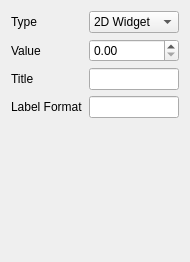
<?xml version="1.0" encoding="UTF-8"?>
<ui version="4.0">
 <class>SliderWidgetConfig</class>
 <widget class="QWidget" name="SliderWidgetConfig">
  <property name="geometry">
   <rect>
    <x>0</x>
    <y>0</y>
    <width>190</width>
    <height>262</height>
   </rect>
  </property>
  <property name="windowTitle">
   <string>Form</string>
  </property>
  <layout class="QGridLayout" name="gridLayout_2">
   <item row="0" column="0">
    <layout class="QGridLayout" name="gridLayout">
     <item row="2" column="1">
      <widget class="QLineEdit" name="titleEdit"/>
     </item>
     <item row="2" column="0">
      <widget class="QLabel" name="label_3">
       <property name="text">
        <string>Title</string>
       </property>
      </widget>
     </item>
     <item row="0" column="1">
      <widget class="QComboBox" name="typeCombo">
       <item>
        <property name="text">
         <string>2D Widget</string>
        </property>
       </item>
       <item>
        <property name="text">
         <string>3D Widget</string>
        </property>
       </item>
      </widget>
     </item>
     <item row="0" column="0">
      <widget class="QLabel" name="label_2">
       <property name="text">
        <string>Type</string>
       </property>
      </widget>
     </item>
     <item row="1" column="0">
      <widget class="QLabel" name="label">
       <property name="text">
        <string>Value</string>
       </property>
      </widget>
     </item>
     <item row="1" column="1">
      <widget class="QDoubleSpinBox" name="valueSpinBox"/>
     </item>
     <item row="4" column="1">
      <spacer name="verticalSpacer">
       <property name="orientation">
        <enum>Qt::Vertical</enum>
       </property>
       <property name="sizeHint" stdset="0">
        <size>
         <width>20</width>
         <height>40</height>
        </size>
       </property>
      </spacer>
     </item>
     <item row="3" column="0">
      <widget class="QLabel" name="label_4">
       <property name="text">
        <string>Label Format</string>
       </property>
      </widget>
     </item>
     <item row="3" column="1">
      <widget class="QLineEdit" name="labelFormatEdit"/>
     </item>
    </layout>
   </item>
  </layout>
 </widget>
 <resources/>
 <connections/>
</ui>
